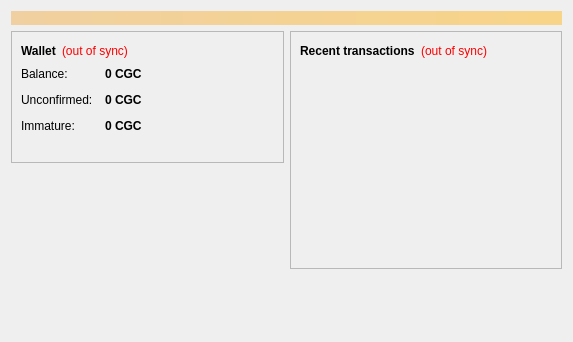
<?xml version="1.0" encoding="UTF-8"?>
<ui version="4.0">
 <class>OverviewPage</class>
 <widget class="QWidget" name="OverviewPage">
  <property name="geometry">
   <rect>
    <x>0</x>
    <y>0</y>
    <width>573</width>
    <height>342</height>
   </rect>
  </property>
  <property name="windowTitle">
   <string>Form</string>
  </property>
  <layout class="QVBoxLayout" name="topLayout">
   <item>
    <widget class="QLabel" name="labelAlerts">
     <property name="visible">
      <bool>false</bool>
     </property>
     <property name="styleSheet">
      <string notr="true">background-color: qlineargradient(x1: 0, y1: 0, x2: 1, y2: 0, stop:0 #F0D0A0, stop:1 #F8D488); color:#000000;</string>
     </property>
     <property name="wordWrap">
      <bool>true</bool>
     </property>
     <property name="margin">
      <number>3</number>
     </property>
    </widget>
   </item>
   <item>
    <layout class="QHBoxLayout" name="horizontalLayout" stretch="1,1">
     <item>
      <layout class="QVBoxLayout" name="verticalLayout_2">
       <item>
        <widget class="QFrame" name="frame">
         <property name="frameShape">
          <enum>QFrame::StyledPanel</enum>
         </property>
         <property name="frameShadow">
          <enum>QFrame::Raised</enum>
         </property>
         <layout class="QVBoxLayout" name="verticalLayout_4">
          <item>
           <layout class="QHBoxLayout" name="horizontalLayout_4">
            <item>
             <widget class="QLabel" name="label_5">
              <property name="font">
               <font>
                <weight>75</weight>
                <bold>true</bold>
               </font>
              </property>
              <property name="text">
               <string>Wallet</string>
              </property>
             </widget>
            </item>
            <item>
             <widget class="QLabel" name="labelWalletStatus">
              <property name="toolTip">
               <string>&lt;html&gt;&lt;head/&gt;&lt;body&gt;&lt;p&gt;The displayed information may be out of date. Your wallet automatically synchronizes with the Caogencoin network after a connection is established, but this process has not completed yet.&lt;/p&gt;&lt;/body&gt;&lt;/html&gt;</string>
              </property>
              <property name="styleSheet">
               <string notr="true">QLabel { color: red; }</string>
              </property>
              <property name="text">
               <string notr="true">(out of sync)</string>
              </property>
              <property name="alignment">
               <set>Qt::AlignLeading|Qt::AlignLeft|Qt::AlignVCenter</set>
              </property>
             </widget>
            </item>
            <item>
             <spacer name="horizontalSpacer_2">
              <property name="orientation">
               <enum>Qt::Horizontal</enum>
              </property>
              <property name="sizeHint" stdset="0">
               <size>
                <width>40</width>
                <height>20</height>
               </size>
              </property>
             </spacer>
            </item>
           </layout>
          </item>
          <item>
           <layout class="QFormLayout" name="formLayout_2">
            <property name="fieldGrowthPolicy">
             <enum>QFormLayout::AllNonFixedFieldsGrow</enum>
            </property>
            <property name="horizontalSpacing">
             <number>12</number>
            </property>
            <property name="verticalSpacing">
             <number>12</number>
            </property>
            <item row="0" column="0">
             <widget class="QLabel" name="label">
              <property name="text">
               <string>Balance:</string>
              </property>
             </widget>
            </item>
            <item row="0" column="1">
             <widget class="QLabel" name="labelBalance">
              <property name="font">
               <font>
                <weight>75</weight>
                <bold>true</bold>
               </font>
              </property>
              <property name="cursor">
               <cursorShape>IBeamCursor</cursorShape>
              </property>
              <property name="toolTip">
               <string>Your current balance</string>
              </property>
              <property name="text">
               <string notr="true">0 CGC</string>
              </property>
              <property name="textInteractionFlags">
               <set>Qt::LinksAccessibleByMouse|Qt::TextSelectableByKeyboard|Qt::TextSelectableByMouse</set>
              </property>
             </widget>
            </item>
            <item row="1" column="0">
             <widget class="QLabel" name="label_3">
              <property name="text">
               <string>Unconfirmed:</string>
              </property>
             </widget>
            </item>
            <item row="1" column="1">
             <widget class="QLabel" name="labelUnconfirmed">
              <property name="font">
               <font>
                <weight>75</weight>
                <bold>true</bold>
               </font>
              </property>
              <property name="cursor">
               <cursorShape>IBeamCursor</cursorShape>
              </property>
              <property name="toolTip">
               <string>Total of transactions that have yet to be confirmed, and do not yet count toward the current balance</string>
              </property>
              <property name="text">
               <string notr="true">0 CGC</string>
              </property>
              <property name="textInteractionFlags">
               <set>Qt::LinksAccessibleByMouse|Qt::TextSelectableByKeyboard|Qt::TextSelectableByMouse</set>
              </property>
             </widget>
            </item>
            <item row="2" column="0">
             <widget class="QLabel" name="labelImmatureText">
              <property name="text">
               <string>Immature:</string>
              </property>
             </widget>
            </item>
            <item row="2" column="1">
             <widget class="QLabel" name="labelImmature">
              <property name="font">
               <font>
                <weight>75</weight>
                <bold>true</bold>
               </font>
              </property>
              <property name="toolTip">
               <string>Mined balance that has not yet matured</string>
              </property>
              <property name="text">
               <string notr="true">0 CGC</string>
              </property>
              <property name="textInteractionFlags">
               <set>Qt::LinksAccessibleByMouse|Qt::TextSelectableByKeyboard|Qt::TextSelectableByMouse</set>
              </property>
             </widget>
            </item>
           </layout>
          </item>
          <item>
           <widget class="QLabel" name="label_wallet_bgcoin">
            <property name="text">
             <string/>
            </property>
            <property name="pixmap">
             <pixmap resource="../bitcoin.qrc">:/icons/bitcoin</pixmap>
            </property>
            <property name="scaledContents">
             <bool>false</bool>
            </property>
            <property name="alignment">
             <set>Qt::AlignCenter</set>
            </property>
            <property name="margin">
             <number>-2</number>
            </property>
           </widget>
          </item>
         </layout>
        </widget>
       </item>
       <item>
        <spacer name="verticalSpacer">
         <property name="orientation">
          <enum>Qt::Vertical</enum>
         </property>
         <property name="sizeHint" stdset="0">
          <size>
           <width>20</width>
           <height>40</height>
          </size>
         </property>
        </spacer>
       </item>
      </layout>
     </item>
     <item>
      <layout class="QVBoxLayout" name="verticalLayout_3">
       <item>
        <widget class="QFrame" name="frame_2">
         <property name="frameShape">
          <enum>QFrame::StyledPanel</enum>
         </property>
         <property name="frameShadow">
          <enum>QFrame::Raised</enum>
         </property>
         <layout class="QVBoxLayout" name="verticalLayout">
          <item>
           <layout class="QHBoxLayout" name="horizontalLayout_2">
            <item>
             <widget class="QLabel" name="label_4">
              <property name="text">
               <string>&lt;b&gt;Recent transactions&lt;/b&gt;</string>
              </property>
             </widget>
            </item>
            <item>
             <widget class="QLabel" name="labelTransactionsStatus">
              <property name="toolTip">
               <string>&lt;html&gt;&lt;head/&gt;&lt;body&gt;&lt;p&gt;The displayed information may be out of date. Your wallet automatically synchronizes with the Caogencoin network after a connection is established, but this process has not completed yet.&lt;/p&gt;&lt;/body&gt;&lt;/html&gt;</string>
              </property>
              <property name="styleSheet">
               <string notr="true">QLabel { color: red; }</string>
              </property>
              <property name="text">
               <string notr="true">(out of sync)</string>
              </property>
              <property name="alignment">
               <set>Qt::AlignRight|Qt::AlignTrailing|Qt::AlignVCenter</set>
              </property>
             </widget>
            </item>
            <item>
             <spacer name="horizontalSpacer">
              <property name="orientation">
               <enum>Qt::Horizontal</enum>
              </property>
              <property name="sizeHint" stdset="0">
               <size>
                <width>40</width>
                <height>20</height>
               </size>
              </property>
             </spacer>
            </item>
           </layout>
          </item>
          <item>
           <widget class="QListView" name="listTransactions">
            <property name="styleSheet">
             <string notr="true">QListView { background: transparent; }</string>
            </property>
            <property name="frameShape">
             <enum>QFrame::NoFrame</enum>
            </property>
            <property name="verticalScrollBarPolicy">
             <enum>Qt::ScrollBarAlwaysOff</enum>
            </property>
            <property name="horizontalScrollBarPolicy">
             <enum>Qt::ScrollBarAlwaysOff</enum>
            </property>
            <property name="selectionMode">
             <enum>QAbstractItemView::NoSelection</enum>
            </property>
           </widget>
          </item>
         </layout>
        </widget>
       </item>
       <item>
        <spacer name="verticalSpacer_2">
         <property name="orientation">
          <enum>Qt::Vertical</enum>
         </property>
         <property name="sizeHint" stdset="0">
          <size>
           <width>20</width>
           <height>40</height>
          </size>
         </property>
        </spacer>
       </item>
      </layout>
     </item>
    </layout>
   </item>
  </layout>
 </widget>
 <resources>
  <include location="../bitcoin.qrc"/>
 </resources>
 <connections/>
</ui>
